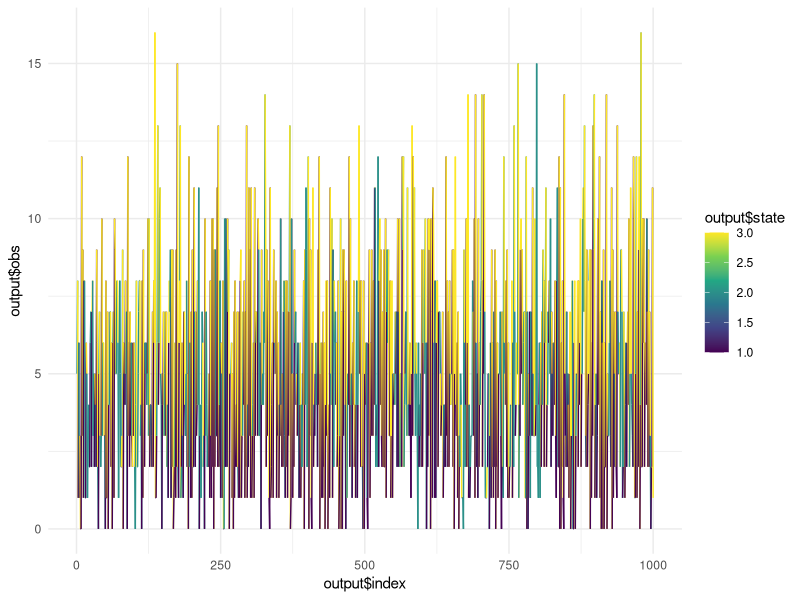
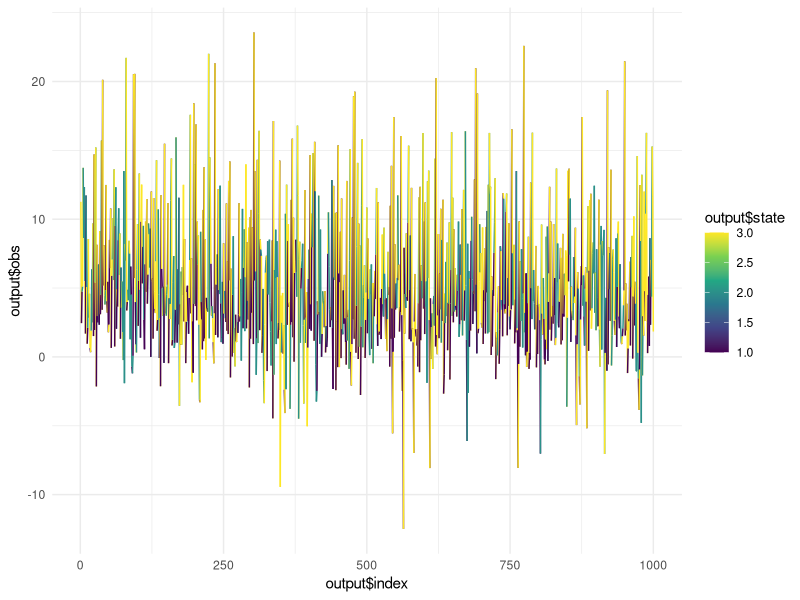

These charts were generated, in order, by the following R code: (Note: this script raises an error after producing the figures.)
library(tidyverse)
library(ggplot2)
library(plyr)

#Transform Poisson natural parameters to working parameters
#Discussed in section 3.3, starting page 50 
#m: number of states
#lambda: vector of parameters for Poisson dist
#gamma: matrix of transition probabilities
#delta: vector of initial distribution
pois.HMM.pn2pw <- function(m,lambda,gamma,delta=NULL,stationary=TRUE)
{
  #Transform lambda by taking log
  tlambda <- log(lambda)
  #Transform gamma by log(gamma_ij/gamma_ii)
  foo <- log(gamma/diag(gamma))
  #Take only off-diagonal elements of resulting matrix
  tgamma <- as.vector(foo[!diag(m)])
  #Transform initial distribution parameter if the MC is not stationary 
  if(stationary) 
    {tdelta <-NULL} 
  else 
    #Take log of each element except the first divided by the first element
    {tdelta<-log(delta[-1]/delta[1])}
  parvect <- c(tlambda,tgamma,tdelta)
  return(parvect)
}

# Transform Poisson working parameters to natural parameters
pois.HMM.pw2pn <- function(m,parvect,stationary=TRUE)
{
  #Transform by taking exponent of tlambda
  lambda <- exp(parvect[1:m])
  #Create mxm identity matrix 
  gamma <- diag(m)
  #Set off-diagonal elements of matrix, starting from 1st col and moving down
  gamma[!gamma] <- exp(parvect[(m+1):(m*m)])
  #Divide each element by the row sum, so the rows will sum to 1
  gamma <- gamma/apply(gamma,1,sum)
  if(stationary) 
    #Obtain stationary dist by solving system of equations
    {delta<-solve(t(diag(m)-gamma+1),rep(1,m))} 
  else
    #Create vector of 1 and the elements of tdelta
    {foo<-c(1,exp(parvect[(m*m+1):(m*m+m-1)]))
    #Divide each element of vector by the sum of the elements
    delta<-foo/sum(foo)}
  return(list(lambda=lambda,gamma=gamma,delta=delta))
}

#Computing minus the log-likelihood from the working parameters
#Algorithm is given on page 49 
#parvect: working parameters
#x: observations
#m: number of states
pois.HMM.mllk <- function(parvect, x, m, stationary=TRUE, ...)
  {
    if(m==1) 
      #If only one state, parvect should only contain log(lambda) (?) 
      #Then log-lik is sum of log(p(x))
      return (-sum(dpois(x, exp(parvect), log=TRUE)))
    n <- length(x)
    pn <- pois.HMM.pw2pn(m, parvect, stationary=stationary)
    #foo is delta*P(x1)
    foo <- pn$delta*dpois(x[1], pn$lambda)
    #sumfoo is w1 = delta*P(x1)*1'
    sumfoo <- sum(foo)
    lscale <- log(sumfoo)
    #foo is phi1 
    foo <- foo/sumfoo
    for (i in 2:n)
      {
        #If data is not missing, define P(xi)
        if (!is.na(x[i]))
          {P<-dpois(x[i], pn$lambda)}
        #Else P is identity matrix
        else
          {P<- rep(1,m)}
        #%*% is matrix multiplication
        #Here foo is v
        foo <- foo%*%pn$gamma*P
        sumfoo <- sum(foo)
        lscale <- lscale + log(sumfoo)
        #Here foo is phi_t 
        foo <- foo/sumfoo
      }
    mllk <- -lscale
    return(mllk)
}

#Computing MLE from natural parameters
#lambda0, gamma0, delta0 are starting values for estimation 
pois.HMM.mle <- function(x, m, lambda0, gamma0, delta0=NULL, stationary=TRUE,...)
  {
    #Get working parameters
    parvect0 <- pois.HMM.pn2pw(m, lambda0, gamma0, delta0, stationary=stationary)
    #nlm is an unconstrained minimizer
    mod <- nlm(pois.HMM.mllk, parvect0, x=x,m=m, stationary=stationary)
    #Transform estimates of working parameters into estimates of natural parameters
    pn <- pois.HMM.pw2pn (m=m, mod$estimate, stationary=stationary)
    #Get the negative log likelihood value
    mllk <- mod$minimum
    #np is the number of estimated parameters
    np <- length(parvect0)
    AIC <- 2*(mllk+np)
    #n is the number of estimated parameters
    n <- sum(!is.na(x))
    BIC <- 2*mllk+np*log(n)
    list(m=m, lambda=pn$lambda, gamma=pn$gamma, delta=pn$delta,
               code=mod$code, mllk=mllk, AIC=AIC, BIC=BIC)
  }

#Generating a sample
#ns: length of sample
#mod: list with elements m, lambda, gamma, delta
pois.HMM.generate_sample <- function(ns, mod)
  {
    #mvect is list of states to sample from
    mvect <- 1:mod$m
    state <- numeric(ns)
    #Get initial state 
    state[1] <- sample(mvect, 1, prob=mod$delta)
    #Get remaining states
    for (i in 2:ns) state[i] <- sample(mvect, 1, prob=mod$gamma[state[i-1],])
    #Generate observations
    x <- rpois(ns, lambda = mod$lambda[state])
    return(data.frame(index=c(1:ns), state=state, obs=x)) 
  }

#Global decoding by the Viterbi algorithm
#Discussed in Section 5.4.2 (page 88)
pois.HMM.viterbi <- function (x, mod)
  {
    n <- length(x)
    #xi is a nxm matrix of zeros 
    xi <- matrix(0, n, mod$m)
    #foo is delta*P(x1)
    foo <- mod$delta*dpois(x[1], mod$lambda)
    #Set first row of xi
    xi[1,] <- foo/sum(foo)
    for (t in 2:n)
      {
        #foo is xi_t, this is equation 5.9
        foo <- apply(xi[t-1,]*mod$gamma, 2, max)*dpois(x[t], mod$lambda)
        xi[t,] <- foo/sum(foo)
    }
    #iv is the maximizing sequence of states 
    iv <- numeric(n)
    iv[n] <- which.max(xi[n,])
    for (t in (n-1):1)
      #This is equation 5.11
      iv[t] <- which.max(mod$gamma[,iv[t+1]]*xi[t,])
    return(iv)
  }

graph_hmm_output <- function(output){
  ggplot(data = output, mapping = aes(x=output$index, y=output$obs, 
                                      color = output$state))+
    geom_line()+
    theme_minimal()+
    scale_colour_continuous(type="viridis")
}

#Testing with simulated Poisson HMM
m <- 3
lambda <- c(2, 5, 8)
gamma <- matrix(c(0.1, 0.2, 0.7,
                  0.3, 0.4, 0.3,
                  0.6, 0.3, 0.1), nrow = m, byrow = TRUE)
delta <- c(0.4, 0.2, 0.4)
mod <- list(m=m, lambda=lambda, gamma=gamma, delta=delta)
#Generate sample
pois.sample <- pois.HMM.generate_sample(1000, mod)
head(pois.sample)
graph_hmm_output(pois.sample)
#Get MLE
lambda0 <- c(1, 4, 7)
gamma0 <- matrix(rep(1/m, m*m), nrow = m, byrow = TRUE)
delta0 <- rep(1/m, m)
pois.mle <- pois.HMM.mle(pois.sample$obs, m, lambda0, gamma0, delta0, stationary=TRUE)
pois.mle
pois.decoding <- pois.HMM.viterbi(pois.sample$obs, mod)
count(pois.decoding-pois.sample$state)

 
#Transform normal natural parameters to working parameters
#mu does not need to be transformed
#Transform sigma by taking log
norm.HMM.pn2pw <- function(m,mu,sigma,gamma,delta=NULL,stationary=TRUE)
{
  tsigma <- log(sigma)
  foo <- log(gamma/diag(gamma))
  tgamma <- as.vector(foo[!diag(m)])
  if(stationary) 
  {tdelta <-NULL} 
  else 
  {tdelta<-log(delta[-1]/delta[1])}
  parvect <- c(mu,tsigma,tgamma,tdelta)
  return(parvect)
}

# Transform normal working parameters to natural parameters
norm.HMM.pw2pn <- function(m,parvect,stationary=TRUE)
{
  #mu is untransformed
  mu <- parvect[1:m]
  #Take exponent of tsigma
  sigma <- exp(parvect[(m+1):(2*m)])
  gamma <- diag(m)
  gamma[!gamma] <- exp(parvect[(2*m+1):(m+m*m)])
  gamma <- gamma/apply(gamma,1,sum)
  if(stationary) 
  {delta<-solve(t(diag(m)-gamma+1),rep(1,m))} 
  else
  {foo<-c(1,exp(parvect[(m+m*m+1):(m*m+2*m-1)]))
  delta<-foo/sum(foo)}
  return(list(mu=mu,sigma=sigma,gamma=gamma,delta=delta))
}

#Computing minus the log-likelihood from the working parameters
norm.HMM.mllk <- function(parvect, x, m, stationary=TRUE, ...)
{
  if(m==1) 
    return (-sum(dnorm(x, mean=parvect[1], sd=exp(parvect[2]), log=TRUE)))
  n <- length(x)
  pn <- norm.HMM.pw2pn(m, parvect, stationary=stationary)
  foo <- pn$delta*dnorm(x[1], pn$mu, pn$sigma)
  sumfoo <- sum(foo)
  lscale <- log(sumfoo)
  foo <- foo/sumfoo
  for (i in 2:n)
  {
    if (!is.na(x[i]))
    {P<-dnorm(x[i], pn$mu, pn$sigma)}
    else
    {P<- rep(1,m)}
    foo <- foo%*%pn$gamma*P
    sumfoo <- sum(foo)
    lscale <- lscale + log(sumfoo)
    foo <- foo/sumfoo
  }
  mllk <- -lscale
  return(mllk)
}

#Computing MLE from natural parameters
norm.HMM.mle <- function(x, m, mu0, sigma0, gamma0, delta0=NULL, stationary=TRUE,...)
{
  parvect0 <- norm.HMM.pn2pw(m, mu, sigma0, gamma0, delta0, stationary=stationary)
  mod <- nlm(norm.HMM.mllk, parvect0, x=x,m=m, stationary=stationary)
  pn <- norm.HMM.pw2pn (m=m, mod$estimate, stationary=stationary)
  mllk <- mod$minimum
  np <- length(parvect0)
  AIC <- 2*(mllk+np)
  n <- sum(!is.na(x))
  BIC <- 2*mllk+np*log(n)
  list(m=m, mu=pn$mu, sigma=pn$sigma, gamma=pn$gamma, delta=pn$delta,
       code=mod$code, mllk=mllk, AIC=AIC, BIC=BIC)
}

#Generating a sample from normal distributions
norm.HMM.generate_sample <- function(ns, mod)
{
  mvect <- 1:mod$m
  state <- numeric(ns)
  state[1] <- sample(mvect, 1, prob=mod$delta)
  for (i in 2:ns) state[i] <- sample(mvect, 1, prob=mod$gamma[state[i-1],])
  x <- rnorm(ns, mean = mod$mu[state], sd = mod$sigma[state])
  return(data.frame(index=c(1:ns), state=state, obs=x)) 
}

#Global decoding by the Viterbi algorithm
pois.HMM.viterbi <- function (x, mod)
{
  n <- length(x)
  xi <- matrix(0, n, mod$m)
  foo <- mod$delta*dnorm(x[1], pn$mu, pn$sigma)
  xi[1,] <- foo/sum(foo)
  for (t in 2:n)
  {
    foo <- apply(xi[t-1,]*mod$gamma, 2, max)*dnorm(x[t], pn$mu, pn$sigma)
    xi[t,] <- foo/sum(foo)
  }
  iv <- numeric(n)
  iv[n] <- which.max(xi[n,])
  for (t in (n-1):1)
    iv[t] <- which.max(mod$gamma[,iv[t+1]]*xi[t,])
  return(iv)
}

#Testing functions for normal distributions
m <- 3
mu <- c(2, 5, 8)
sigma <- c(2, 4, 6)
gamma <- matrix(c(0.1, 0.2, 0.7,
                  0.3, 0.4, 0.3,
                  0.6, 0.3, 0.1), nrow = m, byrow = TRUE)
delta <- c(0.4, 0.2, 0.4)
mod2 <- list(m=m, mu=mu, sigma=sigma, gamma=gamma, delta=delta)
norm.sample <- norm.HMM.generate_sample(1000, mod2)
head(norm.sample)
graph_hmm_output(norm.sample)
mu0 <- c(5, 5, 5)
sigma0 <- c(5, 5, 5)
gamma0 <- matrix(rep(1/m, m*m), nrow = m, byrow = TRUE)
delta0 <- rep(1/m, m)
norm.mle <- norm.HMM.mle(norm.sample$obs, m, mu0, sigma0, gamma0, delta0, stationary=TRUE)
norm.mle
norm.decoding <- norm.HMM.viterbi(norm.sample$obs, mod2)
count(norm.decoding-norm.sample$state)
